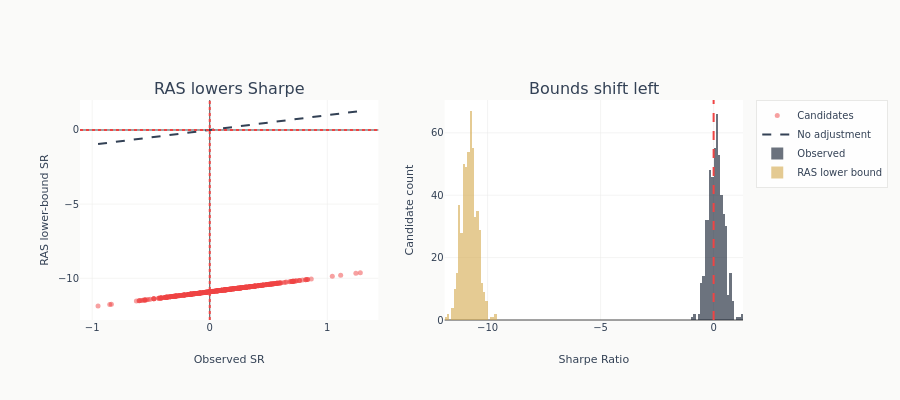

Notebook cell for this chart:
### Code cell
# Add the distribution panel and reference lines.
fig.add_trace(
    go.Histogram(
        x=observed_sharpe,
        name="Observed",
        marker_color=COLORS["blue"],
        opacity=0.6,
        nbinsx=30,
    ),
    row=1,
    col=2,
)
fig.add_trace(
    go.Histogram(
        x=adjusted_sharpe,
        name="RAS lower bound",
        marker_color=COLORS["amber"],
        opacity=0.6,
        nbinsx=30,
    ),
    row=1,
    col=2,
)

fig.add_hline(y=0, line_dash="dot", line_color=COLORS["negative"], row=1, col=1)
fig.add_vline(x=0, line_dash="dot", line_color=COLORS["negative"], row=1, col=1)
fig.add_vline(x=0, line_dash="dash", line_color=COLORS["negative"], row=1, col=2)

fig.update_layout(height=400, barmode="overlay")
fig.update_xaxes(title_text="Observed SR", row=1, col=1)
fig.update_yaxes(title_text="RAS lower-bound SR", row=1, col=1)
fig.update_xaxes(title_text="Sharpe Ratio", row=1, col=2)
fig.update_yaxes(title_text="Candidate count", row=1, col=2)

fig.show()

### Figure 1 — Plotly figure (JSON) as saved in the notebook; plotly's stock layout.template omitted (floating-point values rounded to 4 significant figures; data arrays with more than 128 entries replaced by an {"elided": "..."} marker saying what was removed)
{"data": [{"marker": {"color": {"elided": "500 str values"}, "opacity": 0.5, "size": 5}, "mode": "markers", "name": "Candidates", "type": "scatter", "x": {"elided": "500 float values"}, "xaxis": "x", "y": {"elided": "500 float values"}, "yaxis": "y"}, {"line": {"color": "#334155", "dash": "dash"}, "mode": "lines", "name": "No adjustment", "type": "scatter", "x": [-0.9502, 1.281], "xaxis": "x", "y": [-0.9502, 1.281], "yaxis": "y"}, {"marker": {"color": "#0a1628"}, "name": "Observed", "nbinsx": 30, "opacity": 0.6, "type": "histogram", "x": {"elided": "500 float values"}, "xaxis": "x2", "yaxis": "y2"}, {"marker": {"color": "#D4A84B"}, "name": "RAS lower bound", "nbinsx": 30, "opacity": 0.6, "type": "histogram", "x": {"elided": "500 float values"}, "xaxis": "x2", "yaxis": "y2"}], "layout": {"annotations": [{"font": {"size": 16}, "showarrow": false, "text": "RAS lowers Sharpe", "x": 0.225, "xanchor": "center", "xref": "paper", "y": 1.0, "yanchor": "bottom", "yref": "paper"}, {"font": {"size": 16}, "showarrow": false, "text": "Bounds shift left", "x": 0.775, "xanchor": "center", "xref": "paper", "y": 1.0, "yanchor": "bottom", "yref": "paper"}], "barmode": "overlay", "height": 400, "shapes": [{"line": {"color": "#ef4444", "dash": "dot"}, "type": "line", "x0": 0, "x1": 1, "xref": "x domain", "y0": 0, "y1": 0, "yref": "y"}, {"line": {"color": "#ef4444", "dash": "dot"}, "type": "line", "x0": 0, "x1": 0, "xref": "x", "y0": 0, "y1": 1, "yref": "y domain"}, {"line": {"color": "#ef4444", "dash": "dash"}, "type": "line", "x0": 0, "x1": 0, "xref": "x2", "y0": 0, "y1": 1, "yref": "y2 domain"}], "xaxis": {"anchor": "y", "domain": [0.0, 0.45], "title": {"text": "Observed SR"}}, "xaxis2": {"anchor": "y2", "domain": [0.55, 1.0], "title": {"text": "Sharpe Ratio"}}, "yaxis": {"anchor": "x", "domain": [0.0, 1.0], "title": {"text": "RAS lower-bound SR"}}, "yaxis2": {"anchor": "x2", "domain": [0.0, 1.0], "title": {"text": "Candidate count"}}}}
